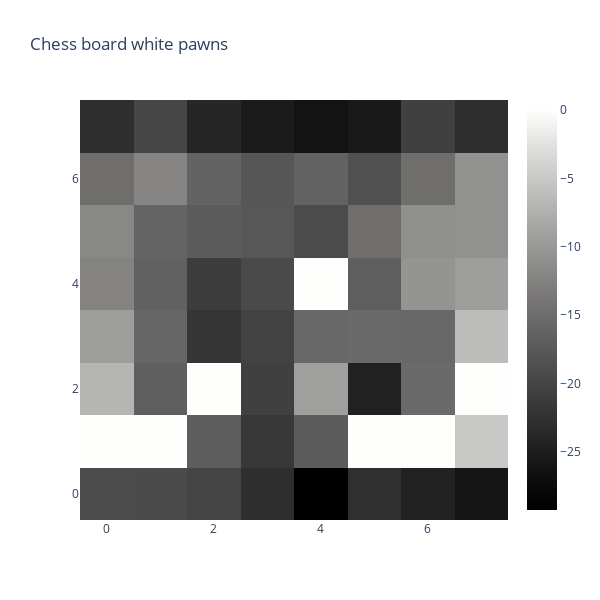

Notebook cell for this chart:
### Markdown cell above
Change blank_index, king_index, or pawn_index if you want to visualize the probe's view of other pieces. For example, if I want to see the black queen, I could set blank_index = -5 (refer to INT_TO_CHAR for the mapping)

### Code cell
INT_TO_CHAR = {
    -6: "\u265a",
    -5: "\u265b",
    -4: "\u265c",
    -3: "\u265d",
    -2: "\u265e",
    -1: "\u265f",
    0: ".",
    1: "\u2659",
    2: "\u2658",
    3: "\u2657",
    4: "\u2656",
    5: "\u2655",
    6: "\u2654",
}

# Mapping of integers to chess pieces
# I'm duplicating this from chess_utils.py for easy reference
PIECE_TO_ONE_HOT_MAPPING = {
    -6: 0,
    -5: 1,
    -4: 2,
    -3: 3,
    -2: 4,
    -1: 5,
    0: 6,
    1: 7,
    2: 8,
    3: 9,
    4: 10,
    5: 11,
    6: 12,
}

# Mapping of chess pieces to integers
PIECE_TO_INT = {
    chess.PAWN: 1,
    chess.KNIGHT: 2,
    chess.BISHOP: 3,
    chess.ROOK: 4,
    chess.QUEEN: 5,
    chess.KING: 6,
}

INT_TO_PIECE = {value: key for key, value in PIECE_TO_INT.items()}

BLANK_INDEX = PIECE_TO_ONE_HOT_MAPPING[0]
white_pawn_index = PIECE_TO_ONE_HOT_MAPPING[1]
black_king_index = PIECE_TO_ONE_HOT_MAPPING[-6]

def plot_board_state(board_state: torch.Tensor, clip_size: int = 200, show_scale: bool = False):
    # color scale: Black for -1, Gray for 0, White for 1
    # colorscale = [[0.0, 'black'], [0.5, 'gray'], [1.0, 'white']]
    colorscale = 'gray'
    if board_state.is_cuda:
        board_state = board_state.cpu()
    board_state = np.clip(board_state.numpy(), -clip_size, clip_size)

    # Create heatmap
    heatmap = go.Heatmap(z=board_state, colorscale=colorscale, showscale=show_scale)
    return heatmap

print(move_of_interest_state_one_hot_RRC[:, :, white_pawn_index])
# heatmap = plot_board_state(move_of_interest_state_one_hot[:, :, white_pawn_index], show_scale=True)

move_of_interest_probe_out = probe_out_MBLRRC[0][0][move_of_interest]
print(move_of_interest_probe_out.shape)

heatmap = plot_board_state(move_of_interest_probe_out[:, :, white_pawn_index], show_scale=True)

# Define the layout
layout = go.Layout(
    title="Chess board white pawns",
    xaxis=dict(ticks='', nticks=8),
    yaxis=dict(ticks='', nticks=8),
    autosize=False,
    width=600,
    height=600
)

# Create figure and plot
fig = go.Figure(data=[heatmap], layout=layout)
fig.show()

### Figure 1 — Plotly figure (JSON) as saved in the notebook; plotly's stock layout.template omitted (floating-point values rounded to 4 significant figures)
{"data": [{"colorscale": [[0, "rgb(0, 0, 0)"], [0.09091, "rgb(16, 16, 16)"], [0.1818, "rgb(38, 38, 38)"], [0.2727, "rgb(59, 59, 59)"], [0.3636, "rgb(81, 80, 80)"], [0.4545, "rgb(102, 101, 101)"], [0.5455, "rgb(124, 123, 122)"], [0.6364, "rgb(146, 146, 145)"], [0.7273, "rgb(171, 171, 170)"], [0.8182, "rgb(197, 197, 195)"], [0.9091, "rgb(224, 224, 223)"], [1, "rgb(254, 254, 253)"]], "showscale": true, "type": "heatmap", "z": [[-19.26, -19.38, -20.15, -22.92, -29.24, -22.74, -24.56, -25.95], [-0.002508, -5.96e-07, -16.94, -21.7, -17.12, -6.354e-05, -1.55e-05, -4.982], [-6.925, -16.74, -3.147e-05, -20.63, -9.284, -24.48, -15.33, -0.02712], [-9.461, -15.77, -21.97, -20.41, -15.58, -15.32, -15.74, -6.282], [-12.35, -16.45, -21.15, -19.38, -1.192e-06, -16.89, -10.4, -9.402], [-11.79, -16.08, -17.25, -17.69, -19.28, -14.91, -10.95, -10.76], [-14.92, -12.13, -16.26, -17.84, -16.38, -18.55, -14.92, -10.79], [-22.86, -19.89, -23.87, -25.21, -26.18, -25.5, -20.67, -22.94]]}], "layout": {"autosize": false, "height": 600, "title": {"text": "Chess board white pawns"}, "width": 600, "xaxis": {"nticks": 8, "ticks": ""}, "yaxis": {"nticks": 8, "ticks": ""}}}
